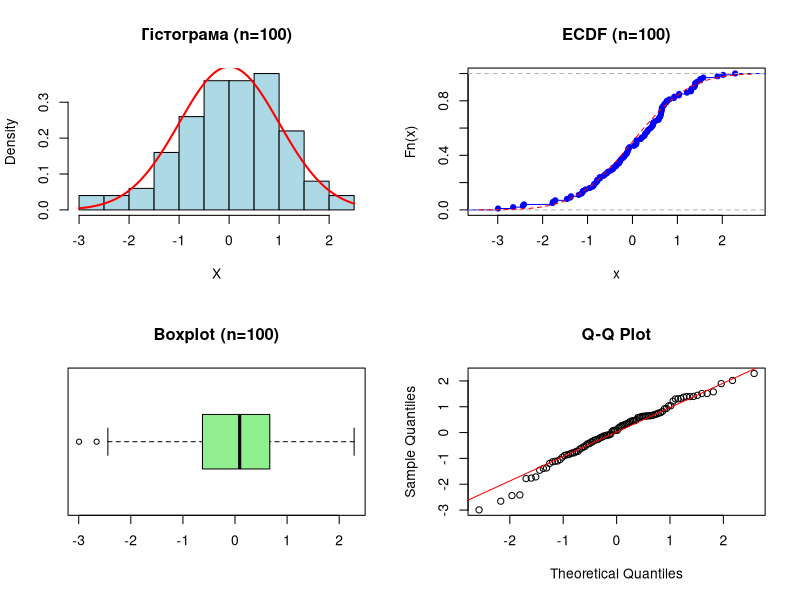
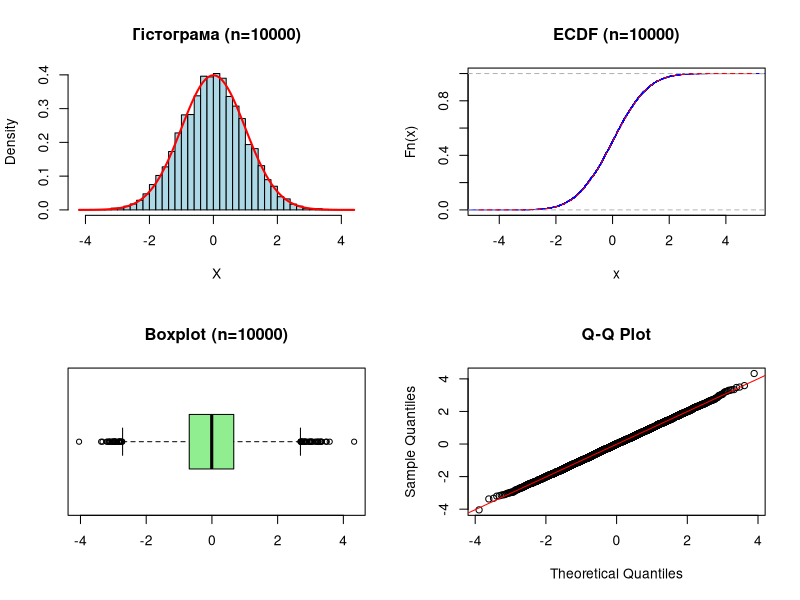

Generate these figures, in order, with R:
## ---- chunk 1
#| label: setup
#| message: false
#| warning: false

library(knitr)
library(ggplot2)

# Функція для розрахунку асиметрії
calc_skewness <- function(x) {
  n <- length(x)
  m3 <- sum((x - mean(x))^3) / n
  s3 <- sqrt(var(x) * (n-1)/n)^3
  return(m3 / s3)
}

# Функція для розрахунку ексцесу (excess kurtosis, норма = 0)
calc_kurtosis <- function(x) {
  n <- length(x)
  m4 <- sum((x - mean(x))^4) / n
  s4 <- var(x)^2 * ((n-1)/n)^2
  return((m4 / s4) - 3)
}

# Функція для комплексного аналізу вибірки
analyze_sample <- function(x, n_name) {
  # Розрахунок статистик
  m_hat <- mean(x)
  var_hat <- var(x) # Виправлена дисперсія
  sd_hat <- sd(x)
  skew <- calc_skewness(x)
  kurt <- calc_kurtosis(x)
  
  # Вивід результатів у консоль (для контролю)
  cat(paste0("\n--- Аналіз вибірки ", n_name, " ---\n"))
  cat("Середнє:", round(m_hat, 4), "\n")
  cat("СКВ:", round(sd_hat, 4), "\n")
  
  # Повертаємо вектор статистик для таблиці
  return(c(m_hat, var_hat, sd_hat, skew, kurt))
}
## ---- chunk 2
#| label: analysis-100
#| fig-height: 8

set.seed(42) # Для відтворюваності
a_theor <- 0
sigma_theor <- 1

# Генерація
n1 <- 100
sample_100 <- rnorm(n1, mean = a_theor, sd = sigma_theor)

# Аналіз статистик
stats_100 <- analyze_sample(sample_100, "n=100")

# Візуалізація (Комплексний графік)
par(mfrow = c(2, 2)) # Сітка 2х2

# 1. Гістограма + Теоретична крива
hist(sample_100, freq = FALSE, main = "Гістограма (n=100)", col = "lightblue", xlab = "X")
curve(dnorm(x, a_theor, sigma_theor), add = TRUE, col = "red", lwd = 2)

# 2. Емпірична функція розподілу
plot(ecdf(sample_100), main = "ECDF (n=100)", col = "blue", verticals = TRUE)
curve(pnorm(x, a_theor, sigma_theor), add = TRUE, col = "red", lty = 2)

# 3. Boxplot
boxplot(sample_100, horizontal = TRUE, main = "Boxplot (n=100)", col = "lightgreen")

# 4. Q-Q Plot
qqnorm(sample_100, main = "Q-Q Plot"); qqline(sample_100, col = "red")

par(mfrow = c(1, 1)) # Скидання параметрів графіки
## ---- chunk 3
#| label: analysis-10000
#| fig-height: 8

# Генерація
n2 <- 10000
sample_10k <- rnorm(n2, mean = a_theor, sd = sigma_theor)

# Аналіз статистик
stats_10k <- analyze_sample(sample_10k, "n=10000")

# Візуалізація
par(mfrow = c(2, 2))

# 1. Гістограма
hist(sample_10k, freq = FALSE, main = "Гістограма (n=10000)", col = "lightblue", xlab = "X", breaks = 50)
curve(dnorm(x, a_theor, sigma_theor), add = TRUE, col = "red", lwd = 2)

# 2. ECDF
plot(ecdf(sample_10k), main = "ECDF (n=10000)", col = "blue", verticals = TRUE, pch = NA)
curve(pnorm(x, a_theor, sigma_theor), add = TRUE, col = "red", lty = 2)

# 3. Boxplot
boxplot(sample_10k, horizontal = TRUE, main = "Boxplot (n=10000)", col = "lightgreen")

# 4. Q-Q Plot
qqnorm(sample_10k, main = "Q-Q Plot"); qqline(sample_10k, col = "red")

par(mfrow = c(1, 1))
## ---- chunk 4
#| label: results-table

# Створення таблиці
results_table <- data.frame(
  Parameter = c("Середнє (a)", "Дисперсія (s^2)", "СКВ (s)", "Асиметрія (As)", "Ексцес (Ek)"),
  Theoretical = c(a_theor, sigma_theor^2, sigma_theor, 0, 0),
  Sample_100 = round(stats_100, 4),
  Sample_10000 = round(stats_10k, 4)
)

# Розрахунок похибок
results_table$Error_100 = abs(results_table$Sample_100 - results_table$Theoretical)
results_table$Error_10000 = abs(results_table$Sample_10000 - results_table$Theoretical)

kable(results_table, caption = "Порівняння теоретичних та емпіричних характеристик")
